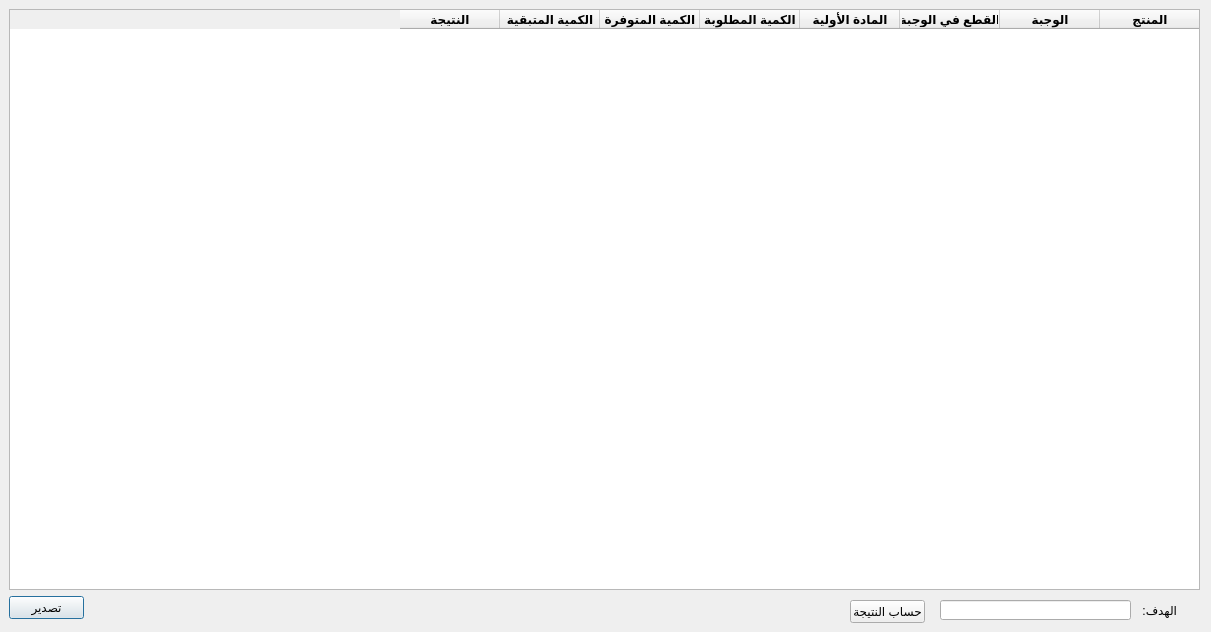
<?xml version="1.0" encoding="UTF-8"?>
<ui version="4.0">
 <class>PlanPercentResult</class>
 <widget class="QDialog" name="PlanPercentResult">
  <property name="geometry">
   <rect>
    <x>0</x>
    <y>0</y>
    <width>1211</width>
    <height>632</height>
   </rect>
  </property>
  <property name="windowTitle">
   <string>النتيجة</string>
  </property>
  <property name="windowIcon">
   <iconset>
    <normaloff>graphics/icon.xpm</normaloff>graphics/icon.xpm</iconset>
  </property>
  <property name="accessibleName">
   <string>SimplePlanResult</string>
  </property>
  <widget class="QTableWidget" name="plan_percent_result_table">
   <property name="geometry">
    <rect>
     <x>9</x>
     <y>9</y>
     <width>1191</width>
     <height>581</height>
    </rect>
   </property>
   <property name="layoutDirection">
    <enum>Qt::RightToLeft</enum>
   </property>
   <column>
    <property name="text">
     <string>المنتج</string>
    </property>
    <property name="font">
     <font>
      <weight>75</weight>
      <bold>true</bold>
     </font>
    </property>
   </column>
   <column>
    <property name="text">
     <string>الوجبة</string>
    </property>
    <property name="font">
     <font>
      <weight>75</weight>
      <bold>true</bold>
     </font>
    </property>
   </column>
   <column>
    <property name="text">
     <string>القطع في الوجبة</string>
    </property>
    <property name="font">
     <font>
      <weight>75</weight>
      <bold>true</bold>
     </font>
    </property>
   </column>
   <column>
    <property name="text">
     <string>المادة الأولية</string>
    </property>
    <property name="font">
     <font>
      <weight>75</weight>
      <bold>true</bold>
     </font>
    </property>
   </column>
   <column>
    <property name="text">
     <string>الكمية المطلوبة</string>
    </property>
    <property name="font">
     <font>
      <weight>75</weight>
      <bold>true</bold>
     </font>
    </property>
   </column>
   <column>
    <property name="text">
     <string>الكمية المتوفرة</string>
    </property>
    <property name="font">
     <font>
      <weight>75</weight>
      <bold>true</bold>
     </font>
    </property>
   </column>
   <column>
    <property name="text">
     <string>الكمية المتبقية</string>
    </property>
    <property name="font">
     <font>
      <weight>75</weight>
      <bold>true</bold>
     </font>
    </property>
   </column>
   <column>
    <property name="text">
     <string>النتيجة</string>
    </property>
    <property name="font">
     <font>
      <weight>75</weight>
      <bold>true</bold>
     </font>
    </property>
   </column>
  </widget>
  <widget class="QPushButton" name="export_btn">
   <property name="geometry">
    <rect>
     <x>9</x>
     <y>596</y>
     <width>75</width>
     <height>23</height>
    </rect>
   </property>
   <property name="maximumSize">
    <size>
     <width>80</width>
     <height>16777215</height>
    </size>
   </property>
   <property name="text">
    <string>تصدير</string>
   </property>
  </widget>
  <widget class="QLabel" name="label">
   <property name="geometry">
    <rect>
     <x>1136</x>
     <y>600</y>
     <width>41</width>
     <height>20</height>
    </rect>
   </property>
   <property name="text">
    <string>الهدف:</string>
   </property>
  </widget>
  <widget class="QLineEdit" name="target_input">
   <property name="geometry">
    <rect>
     <x>940</x>
     <y>600</y>
     <width>191</width>
     <height>20</height>
    </rect>
   </property>
  </widget>
  <widget class="QPushButton" name="target_btn">
   <property name="geometry">
    <rect>
     <x>850</x>
     <y>600</y>
     <width>75</width>
     <height>23</height>
    </rect>
   </property>
   <property name="text">
    <string>حساب النتيجة</string>
   </property>
  </widget>
 </widget>
 <tabstops>
  <tabstop>target_input</tabstop>
  <tabstop>target_btn</tabstop>
  <tabstop>export_btn</tabstop>
  <tabstop>plan_percent_result_table</tabstop>
 </tabstops>
 <resources/>
 <connections/>
</ui>
